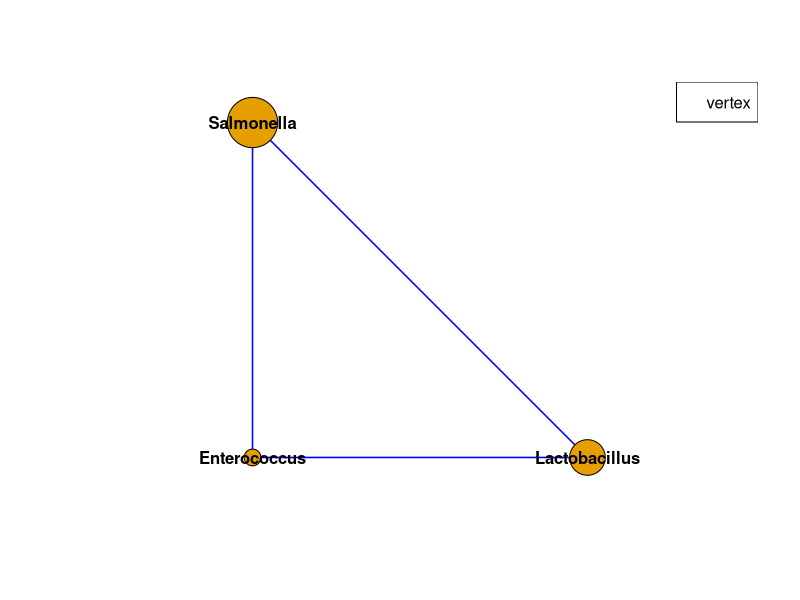
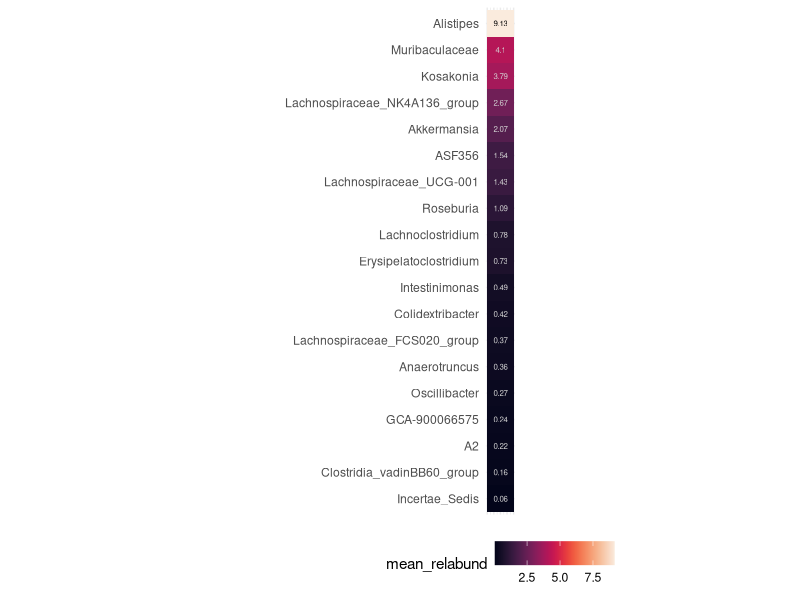

The R script that drew these images, in order:
## ---------------------------
##
## Script: 16S_network_analysis
##
## Purpose: run a correlation network analysis on high responders
##
## Author: Ikaia Leleiwi
##
## Date Created: September 08 2023
##
## Copyright (c) Ikaia Leleiwi, 2023
## Email: ileleiwi@gmail.com
##
## ---------------------------
##
## Notes:
##   
##
## ---------------------------

## set working directory

setwd("~/Salmonella-Multiomics-Paper")

## ---------------------------

##Libraries

library(tidyverse)
library(igraph)
library(Hmisc)
library(Matrix)
library(viridis)
library(ggraph)

##Functions
relabund <- function(df, columns = c(NA)) 
  #takes feature table and calculates relative abundance of columns, omitting NA's
  #considers only columns listed in columns argument (character vector of column names). 
  #columns (default) = all columns
{
  if (NA %in% columns){
    df <- sweep(df, 2, colSums(df, na.rm = TRUE), '/')
  }
  else {
    df_relabund <- df %>% select(all_of(columns)) %>%
      sweep(., 2, colSums(., na.rm = TRUE), '/')
    df[,columns] <- df_relabund
  }
  
  return(df)
}

##Data

#metadata
meta <- read_tsv("Data/Amplicon/metadata_r1-r5.tsv")

#taxonomy
tax <- read_tsv("Data/Amplicon/taxonomy_clean_138_r1-r5_git.tsv") %>%
  select(-Confidence)
colnames(tax) <- c("feature_id", "taxa")
tax <- tax %>%
  mutate(taxa = str_remove_all(taxa, ".__"))

#ASV feature table
ft <- read_tsv("Data/Amplicon/feature_table_clean_138_r1-r5_git.tsv")

#relative abundance table
rel <- ft %>%
  column_to_rownames(var = "asv_id") %>%
  relabund() %>%
  rownames_to_column(var = "asv_id")

salm_abund <- rel %>%
  filter(asv_id == "4cbfff144d4e7a4e0f4619ed505be070") %>%
  select(-asv_id) %>%
  t() %>%
  as.data.frame() %>%
  rownames_to_column(var = "sample_id") %>%
  rename("salm_abund" = "V1") %>%
  mutate(salm_abund = salm_abund*100)

#clean data
#build unique ids
meta2 <- meta %>%
  mutate(Cage = as.character(Cage),
         Cage = ifelse(is.na(Cage), "X", Cage),
         new_samp_id = paste(Round, Cage, Mouse, Day, sep = "_")) %>%
  as.data.frame()

#build new column names with new unique ids
new_col_names_ft <- c("asv_id")
for(i in colnames(ft)[-1]){
  temp <- meta2 %>%
    filter(`#SampleID` == i) %>%
    pull(new_samp_id)
  new_col_names_ft <- c(new_col_names_ft, temp)
}

#assign new sample names
colnames(ft) <- new_col_names_ft

#join with taxonomy and combine by genus
ft_tax <- ft %>%
  left_join(tax, 
            by = c("asv_id" = "feature_id")) %>%
  separate(col = "taxa",
           into = c("domain", "phylum", "class", "order", "family", "genus", "species"),
           remove = FALSE,
           sep = ";") %>%
  mutate(genus = ifelse(asv_id == "4cbfff144d4e7a4e0f4619ed505be070",
                        "Salmonella",
                        genus)) %>%
  pivot_longer(cols = any_of(meta2$new_samp_id),
               names_to = "sample",
               values_to = "count") 

ft_tax_genus <- ft_tax %>%
  group_by(genus, sample) %>%
  summarise(count = sum(count)) %>%
  pivot_wider(names_from = "sample",
              values_from = "count",
              values_fill = 0) %>%
  mutate(genus = str_remove(genus, " ")) #remove leading space

#filter to genera with at least 5000 total counts across all samples
ft_tax_genus_5000 <- ft_tax_genus %>%
  mutate(total = rowSums(across(where(is.numeric)))) %>%
  filter(!is.na(genus),
         total > 5000,
         !(genus %in% c("uncultured", "uncultured bacterium", "unidentified"))) %>%
  select(-total)


#make sample keep list with hr mice days 10-12 where salm abundance is >=25
#filter out gener a with 0 in all samples
#and filter out genera with 1000 or fewer counts

salm_25 <- salm_abund %>%
  filter(salm_abund >= 25) %>%#all these samples are from days 10-12
  pull(sample_id)

day10_12 <- meta2 %>%
  filter(Day %in% c(10, 11, 12),
         treatment == "salmonella") %>%
  pull(new_samp_id)

ft_10_12_genus <- ft_tax_genus_5000 %>%
  select(genus, any_of(day10_12)) %>%
  mutate(total = rowSums(across(where(is.numeric)))) %>%
  filter(total > 1000) %>%
  select(-total)


#make highresponder relabund at genus level
rel_gen <- rel %>%
  left_join(tax, by = c("asv_id" = "feature_id")) %>%
  separate(col = "taxa",
           into = c("domain", "phylum", "class", "order", "family", "genus", "species"),
           remove = FALSE,
           sep = ";") %>%
  mutate(genus = ifelse(asv_id == "4cbfff144d4e7a4e0f4619ed505be070",
                        "Salmonella",
                        genus),
         genus = str_remove(genus, "g__"),
         genus = str_replace(genus, " ", "")) %>%
  pivot_longer(cols = any_of(meta2$new_samp_id),
               names_to = "sample",
               values_to = "relabund") %>%
  left_join(meta2, by = c("sample"="new_samp_id")) %>%
  select(sample, genus, relabund) %>%
  filter(sample %in% day10_12,
         genus != "uncultured") %>%
  group_by(genus, sample) %>%
  summarise(relabund = sum(relabund)) %>%
  pivot_wider(names_from = "sample",
              values_from = "relabund",
              values_fill = 0) %>%
  filter(genus %in% ft_10_12_genus$genus)

#correlation analysis
ft_10_12_genus_mat <- ft_10_12_genus %>%
  column_to_rownames(var = "genus") %>%
  as.matrix() %>%
  t()

gen_cor <- rcorr(ft_10_12_genus_mat, type = "spearman")

#significance
gen_pval <- forceSymmetric(gen_cor$P) %>% as.matrix()
p_sig_TF <- gen_pval < 0.05 #significant correlation = TRUE, NS correlation = F

#correlation
gen_r_val <- gen_cor$r
gen_r_val_TF <- gen_r_val > 0 #positive correlation = TRUE, negative correlation = F
gen_r_val_pos <- gen_r_val_TF * gen_r_val #remove negative correlations, all negative == 0
p_sig_r <- gen_r_val_pos  *p_sig_TF #remove non significant correlations, all NS == 0

#adjacency matrix
adjm <- as.matrix(p_sig_r)

#find bugs that interact with salmonella and bugs that interact with those bugs with at least as correlation coefficient of 0.5
salm_interactions <- c(which(adjm[,"Salmonella"] != 0), which(is.na(adjm[,"Salmonella"])))
salm_interactions

entero_interactions <- c(which(adjm[,"Enterococcus"] != 0), which(is.na(adjm[,"Enterococcus"])))
entero_interactions

lacto_interactions <- c(which(adjm[,"Lactobacillus"] != 0), which(is.na(adjm[,"Lactobacillus"])))
lacto_interactions

keep_interactions <- unique(c(names(salm_interactions), 
                              names(entero_interactions), 
                              names(lacto_interactions)))

other_interactions <- colnames(adjm)[which(!(colnames(adjm) %in% keep_interactions))]


adjm_sig <- adjm[keep_interactions, keep_interactions]
adjm_other <- adjm[other_interactions, other_interactions]


#graph objects 
net.grph <- graph.adjacency(adjm, mode = "min", 
                            weighted = TRUE, diag = FALSE)
edgew <- E(net.grph)$weight
no_interaction_nodes <- V(net.grph)[degree(net.grph) == 0]

net.grph <- delete.vertices(net.grph, no_interaction_nodes)

#salmonella objects
net.grph.salm <- delete.vertices(net.grph, !(V(net.grph)$name %in% keep_interactions))
#size vector
size_order_salm <- V(net.grph.salm)$name

rel_abund_vect_salm <- rel_gen %>%
  filter(genus %in% size_order_salm) %>% 
  mutate(mean_relabund = rowMeans(across(where(is.numeric))),
         mean_relabund = mean_relabund*100) %>%
  pull(mean_relabund) 

rel_abund_df_salm <- rel_gen %>%
  filter(genus %in% size_order_salm) %>% 
  mutate(mean_relabund = rowMeans(across(where(is.numeric))),
         mean_relabund = mean_relabund*100) %>%
  select(genus, mean_relabund)

relabund_factor_salm <- rel_abund_df_salm %>%
  arrange((mean_relabund)) %>%
  pull(genus)

#graph objects other
net.grph.other <- delete.vertices(net.grph, !(V(net.grph)$name %in% other_interactions))
#size vector
size_order_other <- V(net.grph.other)$name

rel_abund_vect_other <- rel_gen %>%
  filter(genus %in% size_order_other) %>% 
  mutate(mean_relabund = rowMeans(across(where(is.numeric))),
         mean_relabund = mean_relabund*100) %>%
  pull(mean_relabund) 

rel_abund_df_other<- rel_gen %>%
  filter(genus %in% size_order_other) %>% 
  mutate(mean_relabund = rowMeans(across(where(is.numeric))),
         mean_relabund = mean_relabund*100) %>%
  select(genus, mean_relabund)


relabund_factor_other <- rel_abund_df_other %>%
  arrange((mean_relabund)) %>%
  pull(genus)

##plots salm

#min max scaling function
min_max <- function(x, na.rm = TRUE) {
  return((x- min(x)) /(max(x)-min(x)))
}

rel_abund_vect_min_max_salm <- (min_max(rel_abund_vect_salm) + .5)*20
#plot

#network plot salmonella correleated
plot(net.grph.salm, 
     vertex.size=rel_abund_vect_min_max_salm,
     vertex.frame.color="black",
     edge.curved=F,
     edge.width=1.5,
     layout=layout_on_grid,
     edge.color=ifelse(edgew < 0,"red","blue"),
     vertex.label.color="black",
     vertex.label.family="Helvetica",
     vertex.label.font=2)
legend("topright",legend = "vertex")

#Heatmap of other correlated bacteria in community
rel_abund_df_other %>%
  mutate(xcol = 1,
         genus = factor(genus, levels = relabund_factor_other)) %>%
  ggplot(aes(x = xcol,y = genus)) +
  geom_tile(aes(fill = mean_relabund)) +
  geom_text(aes(label = round(mean_relabund,2),
                color = ifelse(mean_relabund > 5,"dark gray","light gray")),
            size = 2,
            show.legend = FALSE) +
  coord_equal() +
  scale_fill_viridis(option = "rocket") +
  scale_color_manual(values = c("black", "light gray")) +
  theme_minimal() +
  theme(axis.title.x = element_blank(),
        axis.ticks.x = element_blank(),
        axis.title.y = element_blank(),
        axis.text.x = element_blank(),
        legend.position = "bottom")
